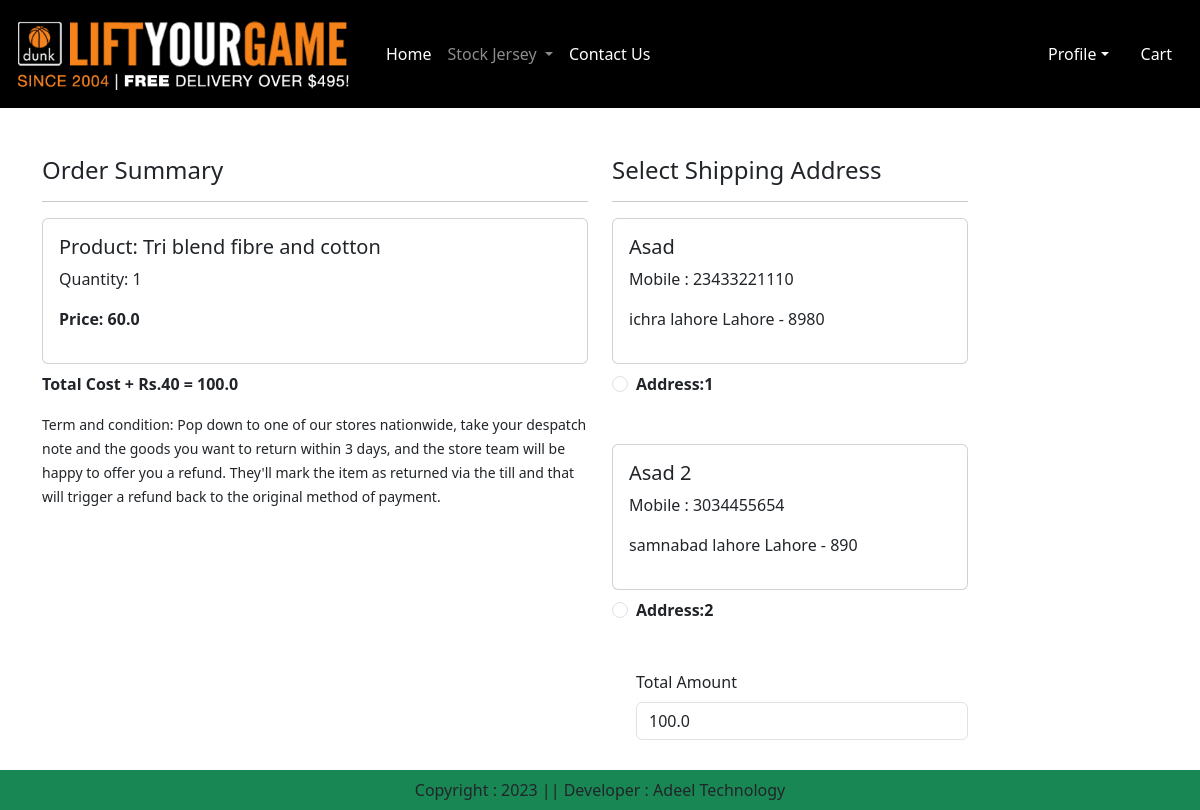
Before: /check_out/ (signed in) with the older database file.
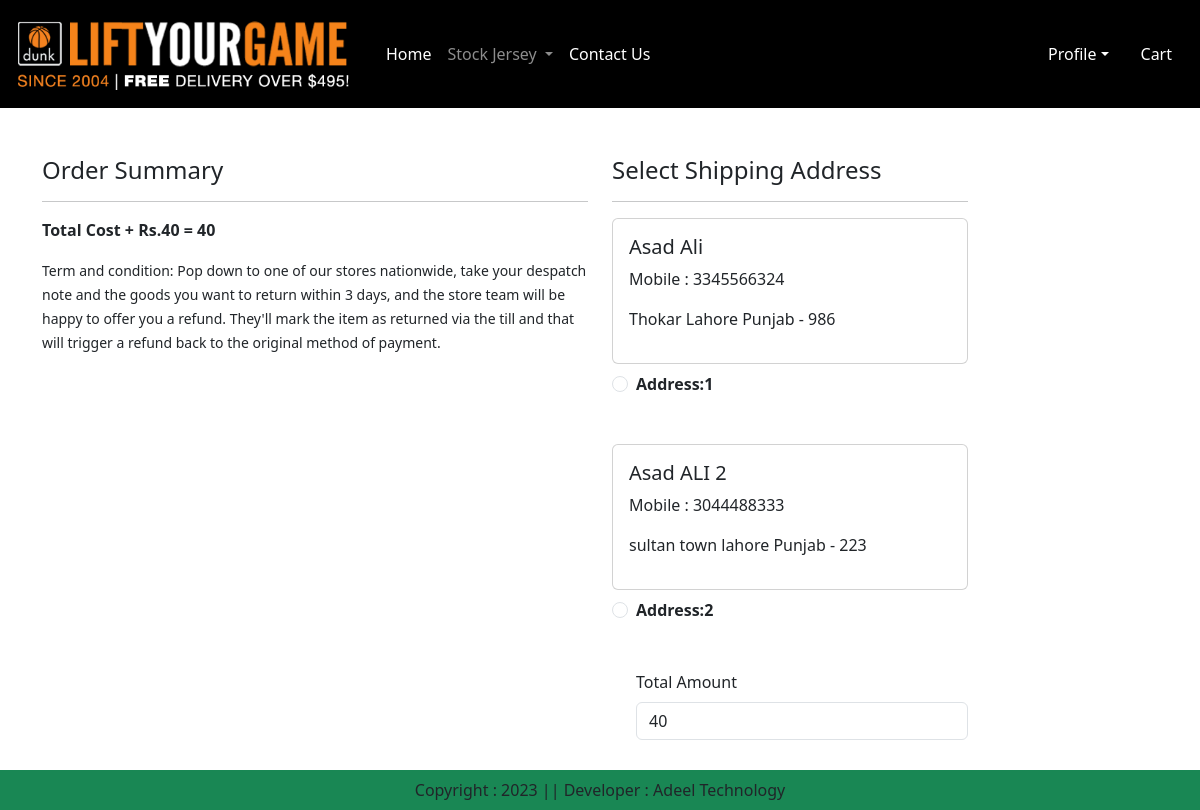
After: the same page with the newer database file.
### app/models.py (models this page shows, shortened)
class Cart(models.Model):
    user = models.ForeignKey(User,on_delete=models.CASCADE)
    product = models.ForeignKey(Product,on_delete=models.CASCADE)
    quantity = models.PositiveIntegerField(default=1)

class Product(models.Model):
    title = models.CharField(max_length=100)
    selling_price = models.FloatField()
    discounted_price = models.FloatField()
    description = models.TextField()
    composition = models.TextField(default="")
    prodapp = models.TextField(default="")
    category = models.CharField(choices=Category_choices,max_length=2)
    product_image = models.ImageField(upload_to='product')

class Customer(models.Model):
    user = models.ForeignKey(User,on_delete=models.CASCADE)
    name = models.CharField(max_length=200)
    locality = models.CharField(max_length=200)
    city = models.CharField(max_length=200)
    mobile = models.IntegerField(default=0)
    zipcode = models.IntegerField()
    state = models.CharField(choices=STATE_CHOICES,max_length=100)

### app/views.py (the view, shortened to what this page needs)
# urls.py: path('check_out/',views.checkout.as_view(),name='check_out'),
@method_decorator(login_required,name='dispatch')
class checkout(View):
    def get(self,request):
        user=request.user
        add=Customer.objects.filter(user=user)
        cart_items=Cart.objects.filter(user=user)
        famount = 0
        for p in cart_items:
            value = p.quantity * p.product.discounted_price
            famount = famount + value
        totalamount = famount + 40
        razoramount = int(totalamount * 100)
        client = razorpay.Client(auth=(settings.RAZOR_KEY_ID, settings.RAZOR_KEY_SECRET))
        data = {"amount": razoramount, "currency": "INR", "receipt": "order_rcptid_12"}
        payment_response = client.order.create(data=data)
        print(payment_response)
        order_id = payment_response['id']
        order_status = payment_response['status']
        return render(request,'app/check_out.html',locals())

### app/templates/app/check_out.html (shortened to what this page needs)
{% extends 'app/base.html' %}
{% load static %}
{% block main-content %}
<div class="container">
  <div class="row mt-5">
    <div class="col-sm-6">
      <h4>Order Summary</h4>
      <hr>
      {% for item in cart_items %}
        <div class="card mb-2">
            <div class="card-body">
                <h5>Product: {{item.product.title}}</h5>
                <p>Quantity: {{item.quantity}}</p>
                <p class="fw-bold">Price: {{item.product.discounted_price}}</p>
            </div>
        </div>
      {% endfor %}
      <p class="fw-bold">Total Cost + Rs.40 = {{totalamount}}</p>
      <small>Term and condition:
        Pop down to one of our stores nationwide, take your despatch note and the goods you want to return within 3 days, and the store team will be happy to offer you a refund. They'll mark the item as returned via the till and that will trigger a refund back to the original method of payment. </small>
      </div>
      <div class="col-sm-4 sffset-sm-1">
        <h4>Select Shipping Address</h4>
        <hr>
        <form method="post" id="myform">
            {% for ad in add %}
            <div class="card">
             <div class="card-body">
                <h5>{{ad.name}}</h5>
                <p>Mobile : {{ad.mobile}}</p>
                <p>{{ad.locality}} {{ad.city}} {{ad.state}} - {{ad.zipcode}}</p>
             </div>
            </div>
              <div class="form-check mt-2 mb-5">
                <input class="form-check-input" type="radio" name="custid" id="custad  d{{forloop.counter}}" value="{{ad.id}}">
                <label class="form-check-label fw-bold" for="custadd{{forloop.counter}}">
                    Address:{{forloop.counter}}</label>
                </div>
            {% endfor %}
               <div class="form-check mb-3">
                <label for="totalamount" class="form-label">Total Amount</label>
                <input type="number" class="form-control" name="totalamount" value={{totalamount}} readonly>
               </div>
               <div class="text-end">
                  <button id="rzp-button1" type="submit" class="btn btn-warning mt-3 px-5 fw-bold">payment</button>
               </div>
            </form>
        </div>
    </div>
</div>
{% endblock main-content %}

Changed rows visible on the page:
removed Cart: product "Tri blend fibre and cotton", quantity "1", product.discounted_price "60.0"
removed Customer: name "Asad", mobile "23433221110", locality "ichra", city "lahore", state "Lahore", zipcode "8980"
removed Customer: name "Asad 2", mobile "3034455654", locality "samnabad", city "lahore", state "Lahore", zipcode "890"
added Customer: name "Asad Ali", mobile "3345566324", locality "Thokar", city "Lahore", state "Punjab", zipcode "986"
added Customer: name "Asad ALI 2", mobile "3044488333", locality "sultan town", city "lahore", state "Punjab", zipcode "223"
Other visible differences:
{{ totalamount }}: "100.0" → "40"
form field totalamount: "100.0" → "40"
